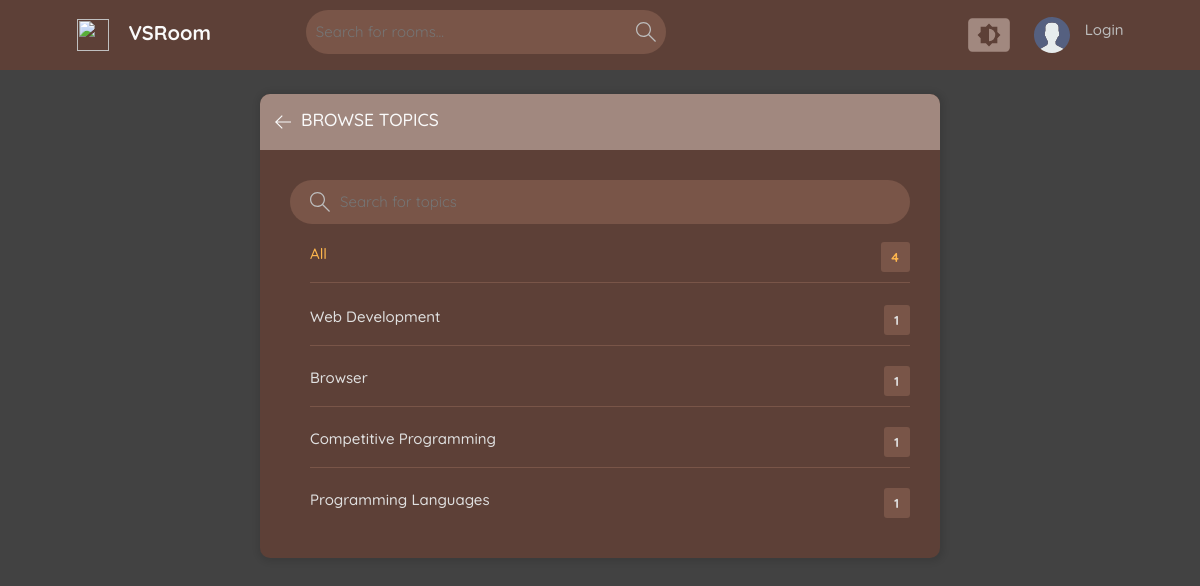
/topics/, run on an earlier commit of the app's database.
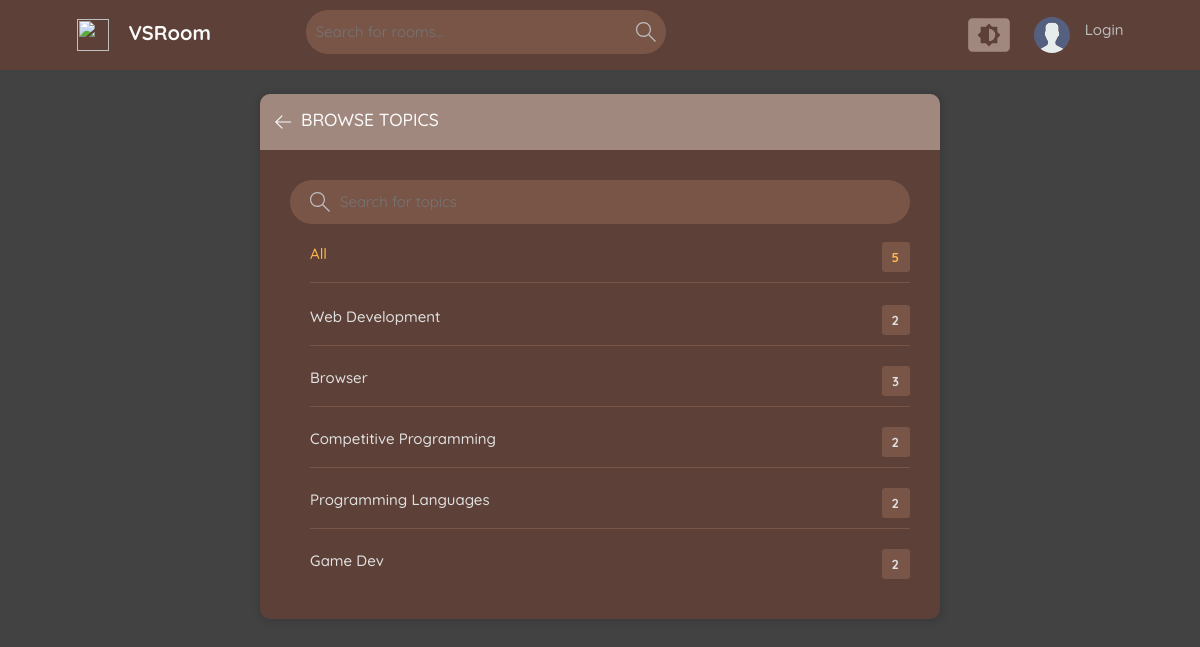
And on a later commit of the database.
### base/models.py (models this page shows, shortened)
class Topic(models.Model):
    name = models.CharField(max_length=200)

### base/views.py (the view)
# urls.py: path('topics/', views.topicsPage, name='topics'),
def topicsPage(request):
    q = request.GET.get('q') if request.GET.get('q') != None else ''
    topics = Topic.objects.filter(name__icontains=q)
    return render (request, 'base/topics.html', {"topics": topics})

### base/templates/base/topics.html (shortened to what this page needs)
{% extends 'base/main.html' %}
{% block text %}
<main class="create-room layout">
  <div class="container">
    <div class="layout__box">
      <div class="layout__boxHeader">
        <div class="layout__boxTitle">
          <a href="{% url 'home' %}">
            <svg version="1.1" xmlns="http://www.w3.org/2000/svg" width="32" height="32" viewBox="0 0 32 32">
              <title>arrow-left</title>
              <path
                d="M13.723 2.286l-13.723 13.714 13.719 13.714 1.616-1.611-10.96-10.96h27.625v-2.286h-27.625l10.965-10.965-1.616-1.607z">
              </path>
            </svg>
            <h3>Browse Topics</h3>
          </a>
        </div>
      </div>
      <div class="topics-page layout__body">
        <form action="" class="header__search">
          <label>
            <input name="q" placeholder="Search for topics" />
          </label>
        </form>
        <ul class="topics__list">
          <li>
            <a href="{% url 'topics' %}" class="active">
              All
              <span class="topic-count Browse">{{topics.count}}</span>
            </a>
          </li>
          {% for topic in topics %}
          <li>
            <a href="{% url 'home' %}?q={{topic.name}}" class="">
              {{topic.name}}
              <span class="topic-count Browse">{{topic.room_set.all.count}}</span>
            </a>
          </li>
          {% endfor %}
        </ul>
      </div>
    </div>
  </div>
</main>
{% endblock text %}

What changed in the data, as far as the page shows it:
computed for Topic "Web Development": room_set.all.count "1" → "2"
computed for Topic "Browser": room_set.all.count "1" → "3"
computed for Topic "Competitive Programming": room_set.all.count "1" → "2"
computed for Topic "Programming Languages": room_set.all.count "1" → "2"
added Topic: name "Game Dev", room_set.all.count "2"
Also different on the page:
{{ topics.count }}: "4" → "5"
